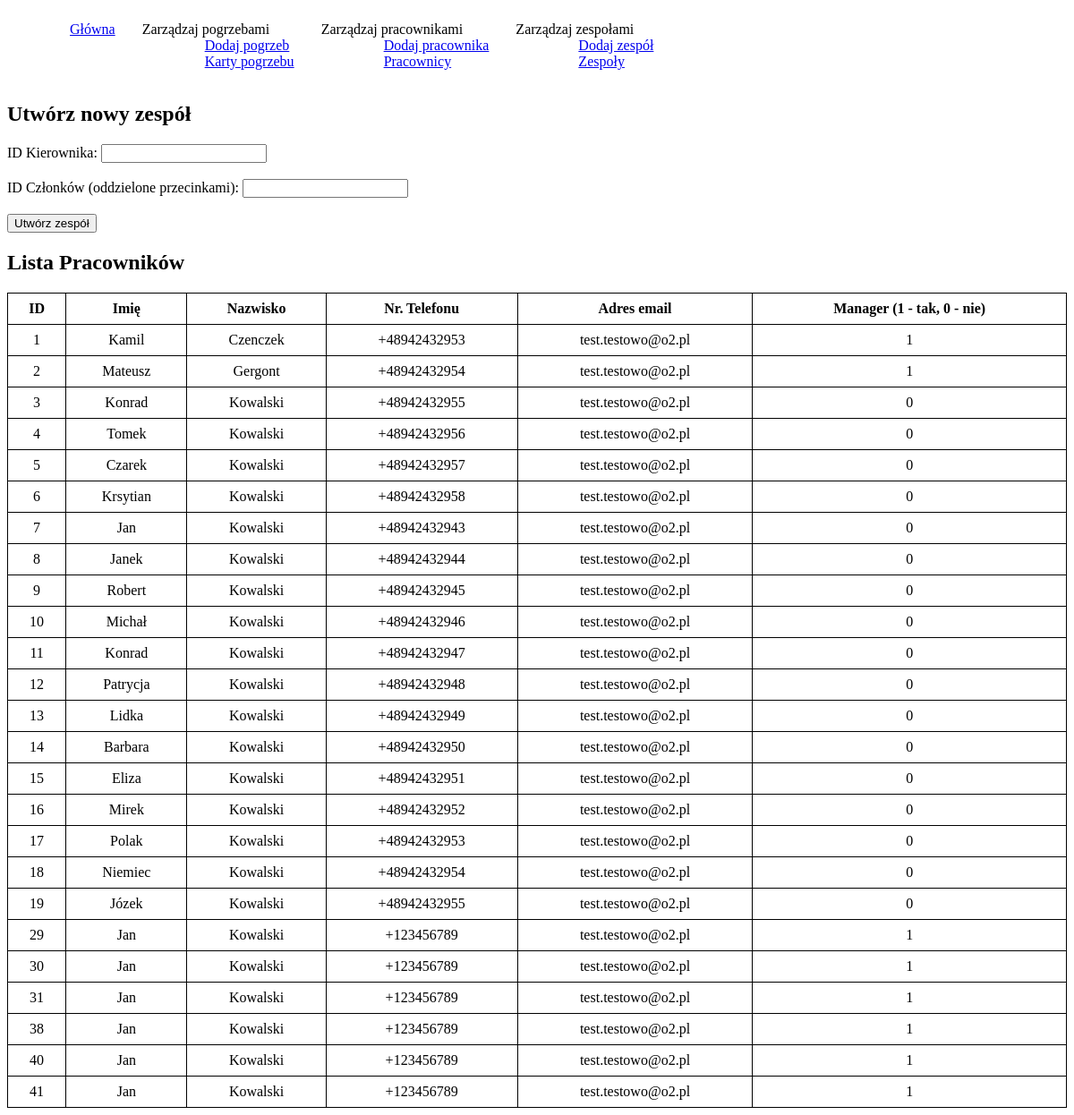
/createFuneralTeam.php, run on the app's committed database.
### tables this page shows
CREATE TABLE `employee` (
  `id` int(11) NOT NULL,
  `name` varchar(20) DEFAULT NULL,
  `surname` varchar(20) DEFAULT NULL,
  `phonenumber` bigint(12) DEFAULT NULL,
  `email` varchar(30) DEFAULT NULL,
  `password` varchar(20) DEFAULT NULL,
  `manager` tinyint(1) DEFAULT NULL
);

### engine.php (called while the page is built, shortened)
<?php
function connectMysql()
{
    include "config.php";
    $conn = @mysqli_connect($host, $db_user, $db_password, $db_name);
    if (!$conn) {
        exit("Błąd połączenia z serwerem");
    } else {
        mysqli_set_charset($conn, "utf8");
    }
    return $conn;
}
function showEmployees()
{
    $conn = connectMysql();
    $result = $conn->query('SELECT * FROM employee');
    $employee = [];
    while ($row = $result->fetch_assoc()) {
        $employee[] = $row;
    }
    return $employee;
}

### createFuneralTeam.php (the view, shortened to what this page needs)
<?php
require_once('engine.php');
?>
<!DOCTYPE html>
<html lang="en">
<head>
    <link rel="stylesheet" href="style.css">
</head>
<body>
    <nav>
        <ul>
            <li><a href="index.php">Główna</a></li>
            <li>Zarządzaj pogrzebami</a>
                <ul class="insideUl">
                    <li><a href="createFuneralCard.php">Dodaj pogrzeb</a></li>
                    <li><a href="funeralCards.php">Karty pogrzebu</a></li>
                </ul>
            </li>
            <li>Zarządzaj pracownikami
                <ul class="insideUl">
                    <li><a href="createEmployees.php">Dodaj pracownika</a></li>
                    <li><a href="employees.php">Pracownicy</a></li>
                </ul>
            </li>
            <li>Zarządzaj zespołami
                <ul class="insideUl">
                    <li><a href="createFuneralTeam.php">Dodaj zespół</a></li>
                    <li><a href="funeralTeams.php">Zespoły</a></li>
                </ul>
            </li>
        </ul>
    </nav>
    <h2>Utwórz nowy zespół</h2>
    <form method="post" action="">
        <label for="manager_id">ID Kierownika:</label>
        <input type="text" id="manager_id" name="manager_id" required><br><br>
        <label for="employee_ids">ID Członków (oddzielone przecinkami):</label>
        <input type="text" id="employee_ids" name="employee_ids" required><br><br>
        <input type="submit" name="submit" value="Utwórz zespół">
    </form>
    <h2>Lista Pracowników</h2>
    <table border="1">
        <thead>
            <tr>
                <th>ID</th>
                <th>Imię</th>
                <th>Nazwisko</th>
                <th>Nr. Telefonu</th>
                <th>Adres email</th>
                <th>Manager (1 - tak, 0 - nie)</th>
            </tr>
        </thead>
        <tbody>
            <?php
            $pracownicy = showEmployees();
            foreach ($pracownicy as $pracownik) {
                echo "<tr>";
                echo "<td>" . $pracownik['id'] . "</td>";
                echo "<td>" . $pracownik['name'] . "</td>";
                echo "<td>" . $pracownik['surname'] . "</td>";
                echo "<td> +" . $pracownik['phonenumber'] . "</td>";
                echo "<td>" . $pracownik['email'] . "</td>";
                echo "<td>" . $pracownik['manager'] . "</td>";
                echo "</tr>";
            }
            ?>
        </tbody>
    </table>
</body>
</html>

### style.css (style rules this page uses)
nav { display: flex; }
ul { display: flex; list-style: none; }
li { margin-left: 30px; }
.insideUl { flex-direction: column; }
table { width: 100%; border-collapse: collapse; }
table, th, td { border: 1px solid black; padding: 8px; text-align: center; }

### data on the page
employee: id "1", name "Kamil", surname "Czenczek", phonenumber "48942432953", email "test.testowo@o2.pl", manager "1"
employee: id "2", name "Mateusz", surname "Gergont", phonenumber "48942432954", email "test.testowo@o2.pl", manager "1"
employee: id "3", name "Konrad", surname "Kowalski", phonenumber "48942432955", email "test.testowo@o2.pl", manager "0"
employee: id "4", name "Tomek", surname "Kowalski", phonenumber "48942432956", email "test.testowo@o2.pl", manager "0"
employee: id "5", name "Czarek", surname "Kowalski", phonenumber "48942432957", email "test.testowo@o2.pl", manager "0"
employee: id "6", name "Krsytian", surname "Kowalski", phonenumber "48942432958", email "test.testowo@o2.pl", manager "0"
employee: id "7", name "Jan", surname "Kowalski", phonenumber "48942432943", email "test.testowo@o2.pl", manager "0"
employee: id "8", name "Janek", surname "Kowalski", phonenumber "48942432944", email "test.testowo@o2.pl", manager "0"
employee: id "9", name "Robert", surname "Kowalski", phonenumber "48942432945", email "test.testowo@o2.pl", manager "0"
employee: id "10", name "Michał", surname "Kowalski", phonenumber "48942432946", email "test.testowo@o2.pl", manager "0"
employee: id "11", name "Konrad", surname "Kowalski", phonenumber "48942432947", email "test.testowo@o2.pl", manager "0"
employee: id "12", name "Patrycja", surname "Kowalski", phonenumber "48942432948", email "test.testowo@o2.pl", manager "0"
employee: id "13", name "Lidka", surname "Kowalski", phonenumber "48942432949", email "test.testowo@o2.pl", manager "0"
employee: id "14", name "Barbara", surname "Kowalski", phonenumber "48942432950", email "test.testowo@o2.pl", manager "0"
employee: id "15", name "Eliza", surname "Kowalski", phonenumber "48942432951", email "test.testowo@o2.pl", manager "0"
employee: id "16", name "Mirek", surname "Kowalski", phonenumber "48942432952", email "test.testowo@o2.pl", manager "0"
employee: id "17", name "Polak", surname "Kowalski", phonenumber "48942432953", email "test.testowo@o2.pl", manager "0"
employee: id "18", name "Niemiec", surname "Kowalski", phonenumber "48942432954", email "test.testowo@o2.pl", manager "0"
employee: id "19", name "Józek", surname "Kowalski", phonenumber "48942432955", email "test.testowo@o2.pl", manager "0"
employee: id "29", name "Jan", surname "Kowalski", phonenumber "123456789", email "test.testowo@o2.pl", manager "1"
employee: id "30", name "Jan", surname "Kowalski", phonenumber "123456789", email "test.testowo@o2.pl", manager "1"
employee: id "31", name "Jan", surname "Kowalski", phonenumber "123456789", email "test.testowo@o2.pl", manager "1"
employee: id "38", name "Jan", surname "Kowalski", phonenumber "123456789", email "test.testowo@o2.pl", manager "1"
employee: id "40", name "Jan", surname "Kowalski", phonenumber "123456789", email "test.testowo@o2.pl", manager "1"
employee: id "41", name "Jan", surname "Kowalski", phonenumber "123456789", email "test.testowo@o2.pl", manager "1"
